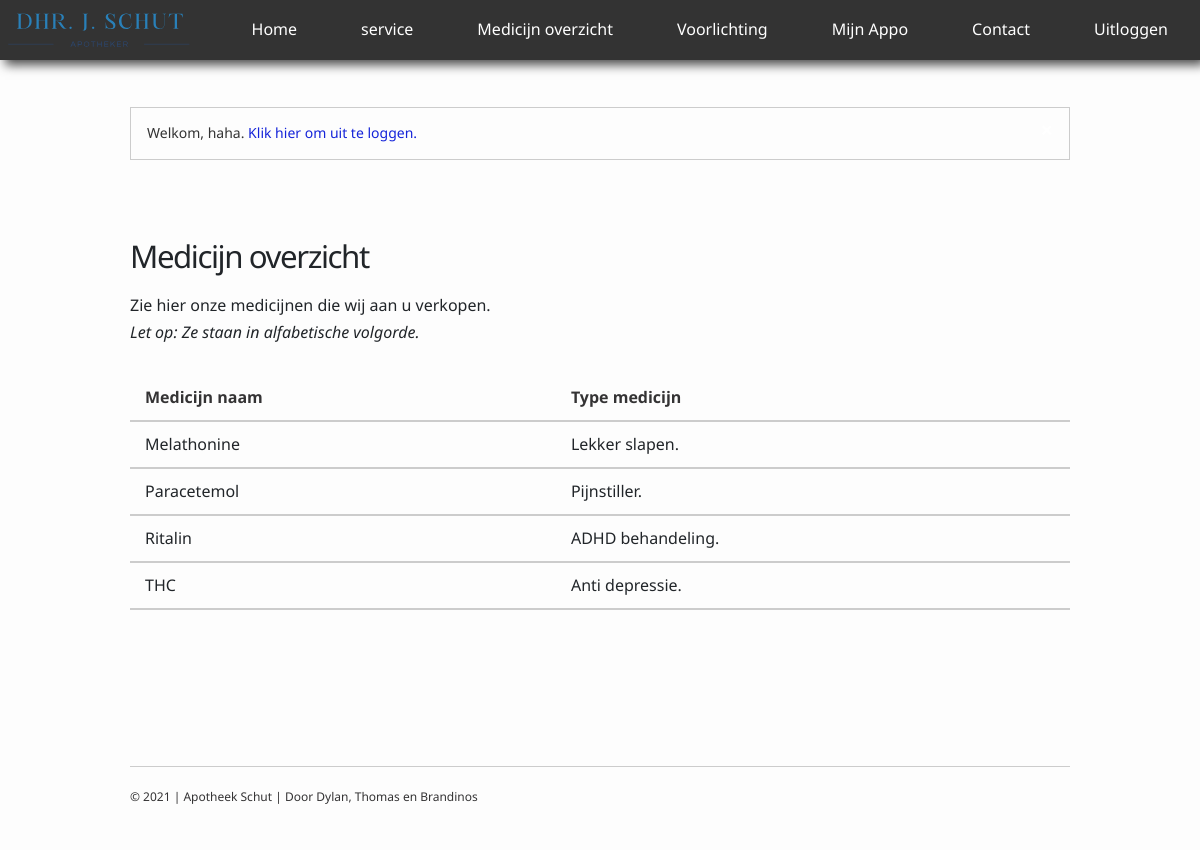
The page /medicijn.php (signed in) on the database its author committed.
### tables this page shows
CREATE TABLE `medicines` (
  `ID` int(11) NOT NULL,
  `MedicineName` varchar(50) NOT NULL,
  `MedicineDes` varchar(50) NOT NULL
);

### medicijn.php (the view, shortened to what this page needs)
<?php
include "config.php";
?>
<!DOCTYPE html>
<html lang="en">
    <head>
        <link
            rel="stylesheet"
            href="https://necolas.github.io/normalize.css/8.0.1/normalize.css"
        />
        <link rel="stylesheet" href="./assets/css/style.css" />
    </head>
    <body>
        <?php
			if(!isset($_SESSION["loggedin"]) || $_SESSION["loggedin"] == false)
			{
				include "assets/includes/navbar.php";
			}
			else
			{
				include "assets/includes/navbar1.php";
			}
		?>
        <main class="wrap">
        <?php
			if(!isset($_SESSION["loggedin"]) || $_SESSION["loggedin"] == false)
			{
				include "assets/includes/alert-not-loggedin.php";
			}
			else
			{
				include "assets/includes/alert-loggedin.php";
			}
		?>
         <section>
             <h3>Medicijn overzicht</h3>
             <p>Zie hier onze medicijnen die wij aan u verkopen.<br><em>Let op: Ze staan in alfabetische volgorde.</em></p>
             <table>
                <tr>
                    <th>Medicijn naam</th>
                    <th>Type medicijn</th>
                </tr>
                <?php
            $sql = "SELECT * FROM medicines ORDER BY MedicineName ASC ";
            $result = mysqli_query($conn, $sql);
            if(mysqli_num_rows($result) > 0){
                while ($row = mysqli_fetch_assoc($result)) {
                    echo '<tr>';
                    echo '<td>'. $row['MedicineName'] .'</td>';
                    echo '<td>'. $row['MedicineDes'] .'</td>';
                    echo '</tr>';
                }
            }
        ?>
            </table>
         <section>
        </main>
        <?php include 'assets/includes/footer.php'?>
    </body>
</html>

### assets/css/style.css (style rules this page uses)
:root { --primary: #1524d9;--light-primary: #2332ea;--secondary: #ff2e88;--light-secondary: #fc77b1;--red: red;--black: #212529;--white: #fdfdfd;--dark-gray: #343334;--gray: #616060;--light-gray: #ccc;--lighter-gray: #f6f6f6;--subtitle: #464646;--font-sans-serif: system-ui, -apple-system, segoe ui, roboto, ubuntu, helvetica, cantarell, noto sans, sans-serif;--font-monospace: menlo, monaco, lucida console, liberation mono, dejavu sans mono, bitstream vera sans mono, courier new, monospace, serif;--boder-radius: 6px }
* { box-sizing:border-box;margin:0;padding:0;text-rendering:geometricPrecision;-webkit-font-smoothing:antialiased;-moz-osx-font-smoothing:grayscale;-webkit-tap-highlight-color:transparent;font-family:var(--font-sans-serif) }
html { font-size:1rem;line-height:1.7rem;margin:0 auto;min-height:100%;overflow-x:hidden;scroll-behavior:smooth;max-width:960px;padding:0 10px 0 10px }
body { background-color:var(--white);color:var(--black);caret-color:var(--black) }
section { padding:2rem 0 }
main { margin-top:5rem }
h1,h2,h3,h4,h5,h6 { margin-bottom:1rem;margin-top:1em;font-weight:400 }
h3 { font-size:1.953rem;letter-spacing:-0.09rem;line-height:1.2 }
p { margin-bottom:1.5rem;max-width:60ch }
p *:last-child { margin-bottom:0 }
table { width:100%;border-collapse:collapse;margin:1.75rem 0;font-variant-numeric:tabular-nums }
th,td { vertical-align:top;border-bottom:2px solid var(--light-gray);line-height:15px;padding:15px }
th { font-weight:bold;text-align:left;color:var(--dark-gray) }

### rows shown on the page
medicines: MedicineName "Melathonine", MedicineDes "Lekker slapen."
medicines: MedicineName "Paracetemol", MedicineDes "Pijnstiller."
medicines: MedicineName "Ritalin", MedicineDes "ADHD behandeling."
medicines: MedicineName "THC", MedicineDes "Anti depressie."

### other values the page prints
$_SESSION["username"] "haha"
